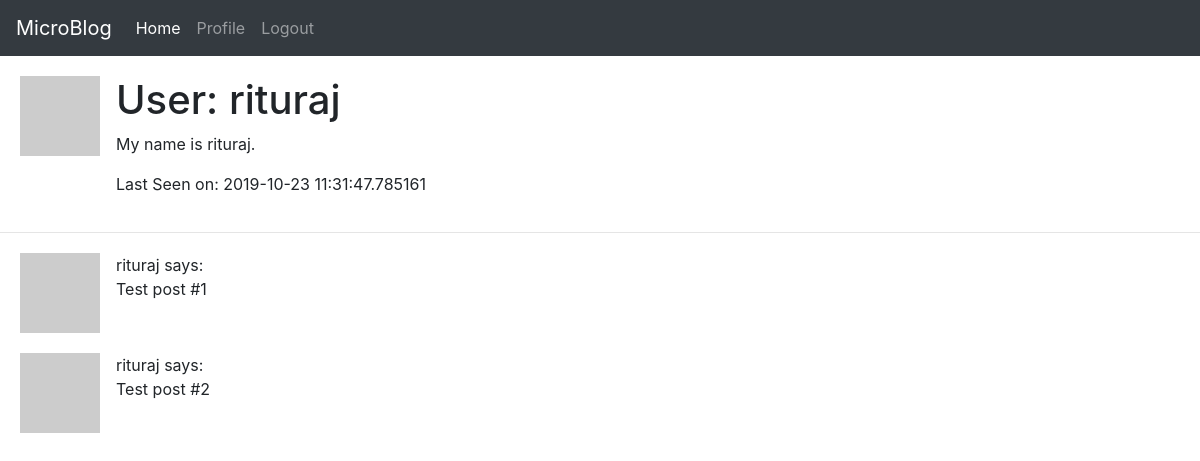
The page /user/rituraj (signed in) on the database its author committed.
### blogapp/models.py (models this page shows, shortened)
class User(UserMixin, db.Model):
	id = db.Column(db.Integer, primary_key=True)
	username = db.Column(db.String(64), index=True, unique=True)
	email = db.Column(db.String(120), index=True, unique=True)
	password_hash = db.Column(db.String(128))
	posts = db.relationship('Post', backref='author', lazy='dynamic')
	about_me = db.Column(db.String(140))
	last_seen = db.Column(db.DateTime, default=datetime.utcnow)
	def avatar(self, size):
		hash_val = md5(self.email.lower().encode('utf-8')).hexdigest()
		return 'https://www.gravatar.com/avatar/{}?d=identicon&s={}'.format(hash_val, size)

### blogapp/routes.py (the view)
@app.route('/user/<username>')
@login_required
def user(username):
    user = User.query.filter_by(username=username).first_or_404()
    posts = [
        {'author': user, 'body': 'Test post #1'},
        {'author': user, 'body': 'Test post #2'}
    ]
    return render_template('user.html', user=user, posts=posts)

### blogapp/models.py (called while the page is built)
@login.user_loader
def load_user(id):
	return User.query.get(int(id))

### blogapp/routes.py (called while the page is built)
@app.before_request
def before_request():
    if current_user.is_authenticated:
        current_user.last_seen = datetime.utcnow()
        db.session.commit()

### blogapp/templates/user.html (shortened to what this page needs)
{% extends "base.html" %}
{% block head %}
    <link rel="stylesheet" type="text/css" href="{{ url_for('static', filename='profile.css') }}">
{% endblock %}
{% block content %}
    <div class="media">
      <img src="{{ user.avatar(128) }}" class="mr-3" alt="Profile Photo">
      <div class="media-body">
        <h1>User: {{ user.username }}</h1>
        {% if user.about_me %}<p>{{ user.about_me }}</p>{% endif %}
        {% if user.last_seen %}<p>Last Seen on: {{ user.last_seen }}</p>{% endif %}
      </div>
    </div>
    <hr>
    {% for post in posts %}
	    <div class="media">
          <img src="{{ post.author.avatar(42) }}" class="mr-3" alt="Profile Photo">
          <div class="media-body">
            {{ post.author.username }} says:<br>{{ post.body }}
          </div>
        </div>
    {% endfor %}
{% endblock %}

### blogapp/static/profile.css (style rules this page uses)
.media { margin: 20px; }

### rows shown on the page
User: username "rituraj", about_me "My name is rituraj.", last_seen "2019-10-23 11:31:47.785161", author.username "rituraj" "rituraj"

### other values the page prints
{{ post.body }} "Test post #1" "Test post #2"
